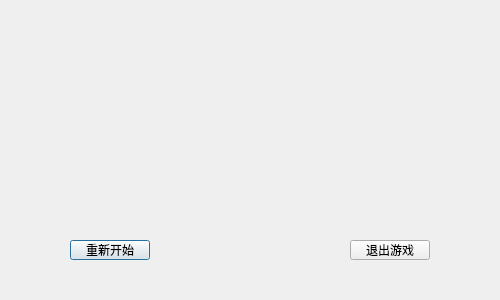
<?xml version="1.0" encoding="UTF-8"?>
<ui version="4.0">
 <class>Endwindow</class>
 <widget class="QDialog" name="Endwindow">
  <property name="geometry">
   <rect>
    <x>0</x>
    <y>0</y>
    <width>500</width>
    <height>300</height>
   </rect>
  </property>
  <property name="windowTitle">
   <string>Dialog</string>
  </property>
  <widget class="QPushButton" name="pushButton">
   <property name="geometry">
    <rect>
     <x>70</x>
     <y>240</y>
     <width>80</width>
     <height>20</height>
    </rect>
   </property>
   <property name="text">
    <string>重新开始</string>
   </property>
  </widget>
  <widget class="QPushButton" name="pushButton_2">
   <property name="geometry">
    <rect>
     <x>350</x>
     <y>240</y>
     <width>80</width>
     <height>20</height>
    </rect>
   </property>
   <property name="text">
    <string>退出游戏</string>
   </property>
  </widget>
 </widget>
 <resources/>
 <connections/>
</ui>
